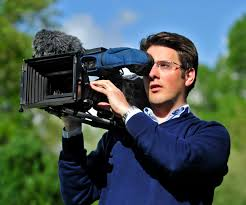
#> input picture src/resources/images/photography.jpg, 246 x 205 px
$ python histogram.py
#> lines starting #> are read from the running program, lines starting #| are printed output that depends on the picture
#built-in Library import
import cv2
import numpy as np
from matplotlib import pyplot as plt
#custom module import
from src.basic import imageInfo

print(imageInfo.photographyImage)

image = cv2.imread(imageInfo.photographyImage)
#> image is the input picture: shape (205, 246, 3); mean B, G, R 84.6, 88.1, 70
histogram = cv2.calcHist([image],[0],None, [256],[0,256])
#> histogram = 256 values, max 2693 at index 0, min 7 at index 249, mean 197

#we plot a histogram, ravel() flatens our image array
#i.e. two dimensional array into single dimension
plt.hist(image.ravel(), 256,[0,256])
plt.show()
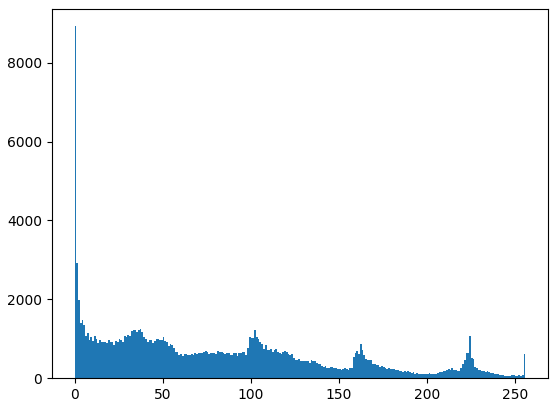
#> figure drawn by matplotlib, 1 panel; tallest bar 8923 high, from x = 0 to 1

#viewing separate color channels
color = ('b','g','r')

for i, col in enumerate(color):
    print(i)
    histogram2 = cv2.calcHist([image],[i],None,[256],[0,256])
    plt.plot(histogram2, color = col)
    plt.xlim([0,256])

plt.show()
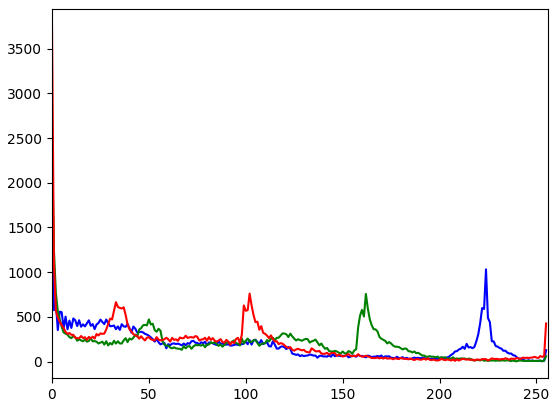
#> figure drawn by matplotlib, 1 panel; curve peaks at x = 0, y = 2693; curve peaks at x = 0, y = 2471; curve peaks at x = 0, y = 3759


# cv2.calcHist(images, channels, mask, histSize, ranges[, hist[, accumulate]])

#     images : it is the source image of type uint8 or float32. it should be given in square brackets, ie, "[img]".
#     channels : it is also given in square brackets. It is the index of channel for which we calculate histogram. For example, if input is grayscale image, its value is [0]. For color image, you can pass [0], [1] or [2] to calculate histogram of blue, green or red channel respectively.
#     mask : mask image. To find histogram of full image, it is given as "None". But if you want to find histogram of particular region of image, you have to create a mask image for that and give it as mask. (I will show an example later.)
#     histSize : this represents our BIN count. Need to be given in square brackets. For full scale, we pass [256].
#     ranges : this is our RANGE. Normally, it is [0,256].
